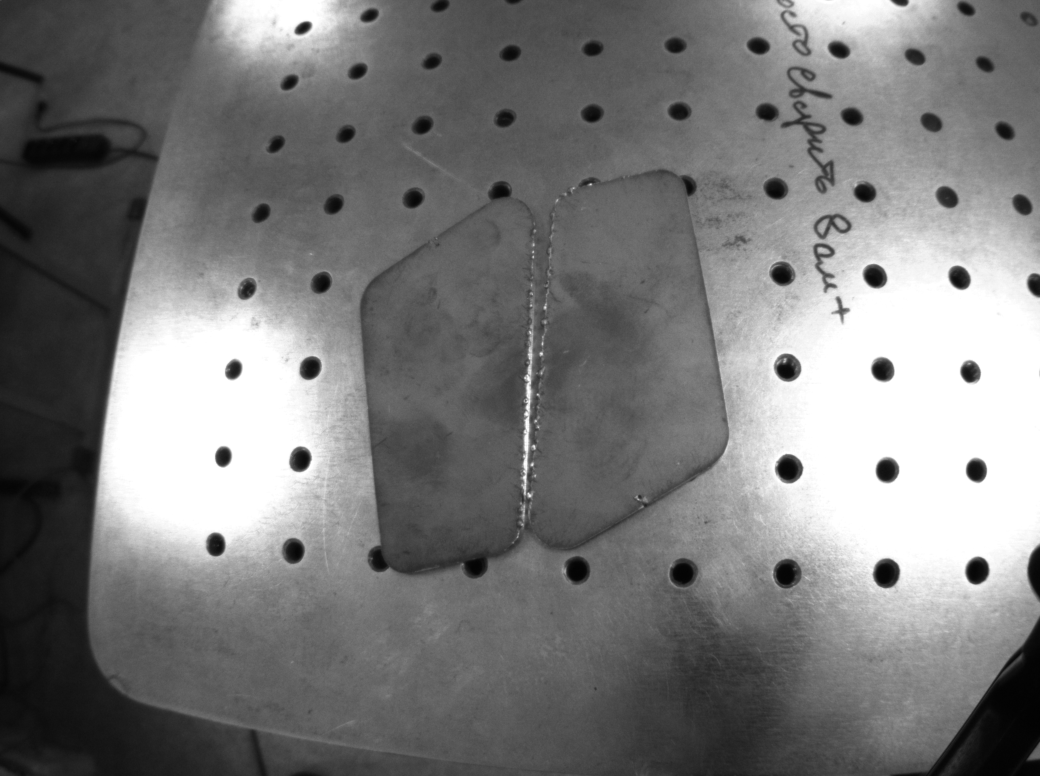
#> input picture image/Defective/12257157-2015-02-10-105717.png, 2080 x 1552 px (shown at 1/2 size)
$ python scope.py
#> lines starting #> are read from the running program, lines starting #| are printed output that depends on the picture
# todo add exceptions

import cv2


class Scope():
    def __init__(self):
        self.base_image = ()
        self.work_image = ()
        self.area = ()
        self.point = ()
        self.area_color = (255, 0, 0)
        self.point_color = (0, 255, 0)
        self.size = ()

    def load_image_by_path(self, path):
        self.base_image = cv2.imread(path)
#> self.base_image is the input picture: shape (1552, 2080, 3); min 1, max 255, mean 121.7

    def select_area(self, rectangle):
        self.area = rectangle
        (x1, y1), (x2, y2) = self.area.to_tuple()
        self.work_image = self.base_image[y1:y2, x1:x2]
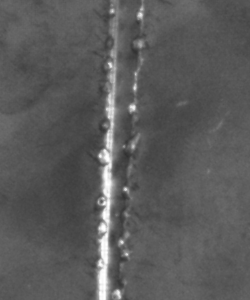
#> self.work_image: shape (300, 250, 3); min 48, max 255, mean 90.5

    def select_point(self, point):
        self.point = point

    def set_area_color(self, r, g, b):
        self.area_color = (r, g, b)

    def set_point_color(self, r, g, b):
        self.point_color = (r, g, b)

    def set_size(self, x, y):
        self.size = (x, y)

    def get_area_color(self):
        return self.area_color

    def get_point_color(self):
        return self.point_color

    def get_image(self):
        return self.base_image

    def get_work_image(self):
        return self.work_image

    def get_area(self):
        return self.area

    def get_point(self):
        return self.point

    def get_size(self):
        return self.size

    def get_scale(self):
        pass  # todo


class Rectangle():
    def __init__(self, left_top_point, right_bot_point):
        self.lt = left_top_point
        self.rb = right_bot_point

    def set_left_top(self, point):
        self.lt = point

    def set_right_bot(self, point):
        self.rb = point

    def get_left_top(self):
        return self.lt

    def get_right_bot(self):
        return self.rb

    def to_tuple(self):
        return self.lt.to_tuple(), self.rb.to_tuple()

    def to_list(self):
        return [self.lt.to_list(), self.rb.to_list()]


class Point():
    def __init__(self, x, y):
        self.x = x
        self.y = y

    def set_x(self, x):
        self.x = x

    def set_y(self, y):
        self.y = y

    def get_x(self):
        return self.x

    def get_y(self):
        return self.y

    def to_tuple(self):
        return self.x, self.y

    def to_list(self):
        return [self.x, self.y]


if __name__ == '__main__':
    _lt = Point(950, 600)
    _rb = Point(1200, 900)
    _point = Point(1000, 800)
    _rect = Rectangle(_lt, _rb)
    _scope = Scope()
    _scope.load_image_by_path('../../image/Defective/12257157-2015-02-10-105717.png')
    _scope.select_area(_rect)
    _scope.select_point(_point)
    _image = _scope.get_work_image()
    cv2.imshow('image', _image)
    cv2.waitKey(0)
    cv2.destroyAllWindows()

$ run again, with image/Defective/12257157-2015-02-10-105817.png copied over image/Defective/12257157-2015-02-10-105717.png
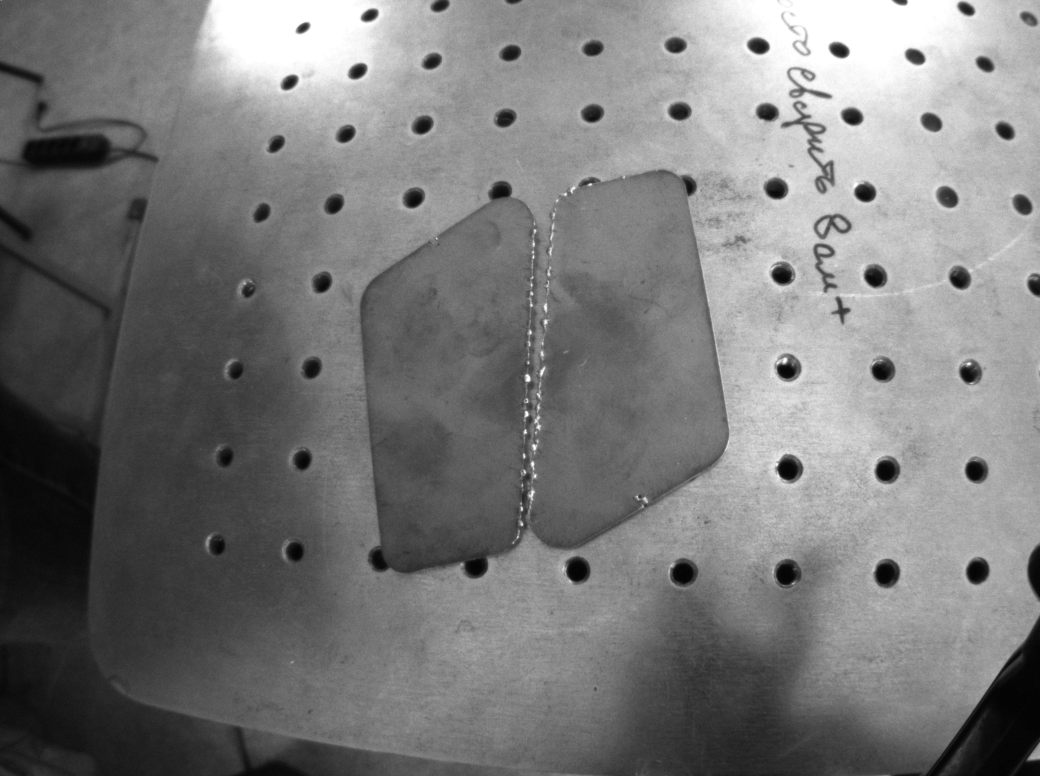
#> input picture image/Defective/12257157-2015-02-10-105817.png, 2080 x 1552 px (shown at 1/2 size)
#> in load_image_by_path, self.base_image is the input picture: shape (1552, 2080, 3); min 1, max 255, mean 121.2
#> in select_area, `self.work_image = self.base_image[y1:y2, x1:x2]`:
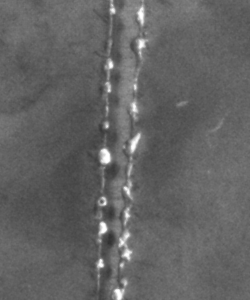
#> self.work_image: shape (300, 250, 3); min 49, max 255, mean 99.5
